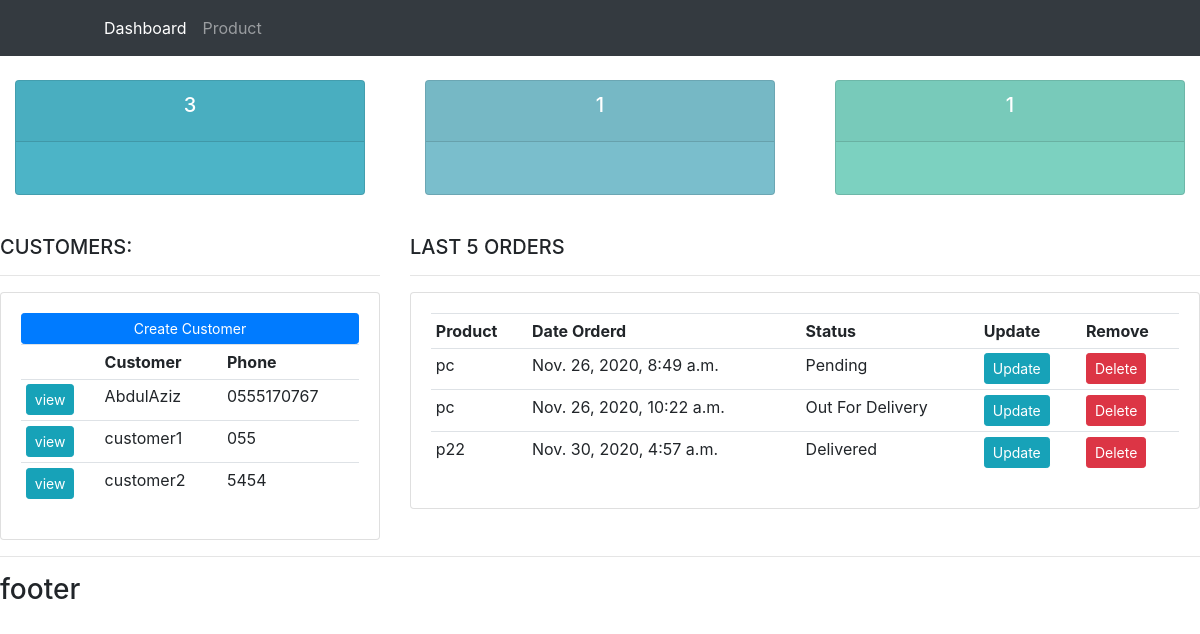
The app's page /, older data.
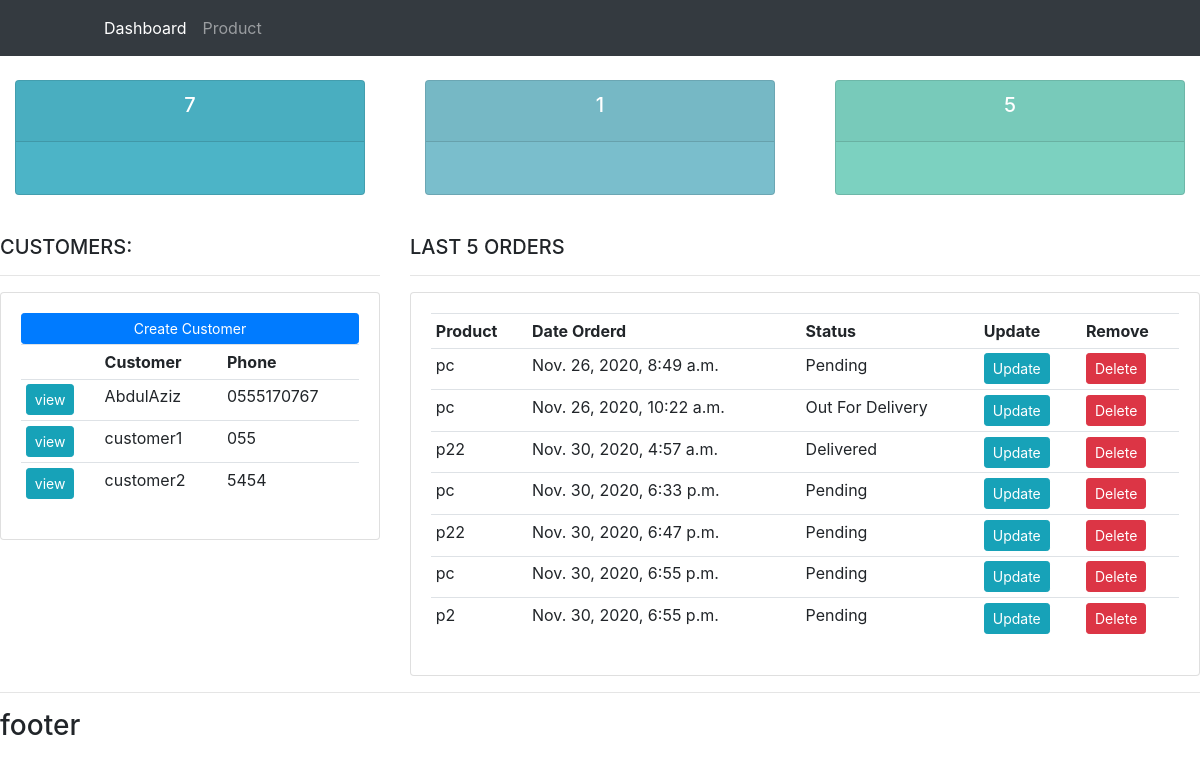
The same page, newer data.
### accounts/models.py (models this page shows, shortened)
class Customer(models.Model):
    name = models.CharField(max_length=20,null=True)
    phone = models.CharField(max_length=20,null=True)
    email = models.EmailField(max_length=50,null=True)
    date_created = models.DateTimeField(auto_now_add=True)

class Order(models.Model):
    STATUS=(
        ('Pending','Pending'),
        ('Out For Delivery','Out For Delivery'),
        ('Delivered','Delivered'),
    )
    customer = models.ForeignKey(Customer,null=True, on_delete=models.SET_NULL)
    product = models.ForeignKey(Product,null=True, on_delete=models.SET_NULL)
    status = models.CharField(max_length = 150,null=True,choices=STATUS)
    date_created = models.DateTimeField(auto_now_add=True,null=True)
    note = models.CharField(max_length=1000,null=True)

class Product(models.Model):
    CATEGORY=(
        ('Indoor','Indoor'),
        ('Outdoor','Outdoor'),
    )
    name = models.CharField(max_length = 200,null=True)
    price = models.FloatField(null=True)
    category = models.CharField(max_length = 200,null=True,choices=CATEGORY)
    description = models.CharField(max_length = 200,null=True,blank=True)
    date_created = models.DateTimeField(auto_now_add=True,null=True)
    tags = models.ManyToManyField(Tag)
    def __str__(self):
        return self.name

### accounts/views.py (the view)
# urls.py: path('', views.home, name='home'),
def home(request):
    orders = Order.objects.all()
    customers = Customer.objects.all()
    total_customers = customers.count()
    total_order = orders.count()
    delivered = orders.filter(status='Delivered').count()
    pinding  = orders.filter(status='Pending').count()
    context = {
        'orders' :orders,
        'customers' :customers,
        'total_customers':total_customers,
        'total_order':total_order,
        'delivered':delivered,
        'pinding':pinding,
        }
    return render(request,'accounts/dashboard.html', context)

### templates/accounts/dashboard.html
{%  extends 'accounts/main.html' %}
{% block content %}
{%  include 'accounts/status.html' %}
<br>
<div class="row">
	<div class="col-md-4">
		<h5>CUSTOMERS:</h5>
		<hr>
		<div class="card card-body">
			<a class="btn btn-primary  btn-sm btn-block" href="">Create Customer</a>
			<table class="table table-sm">
				<tr>
					<th></th>
					<th>Customer</th>
					<th>Phone</th>
				</tr>
				{% for customer in customers %}
					<tr>
						<td><a class="btn btn-sm btn-info" href="{% url 'customer' customer.id %}">view</a></td>
						<td>{{customer.name}}</td>
						<td>{{customer.phone}}</td>
					</tr>
				{% endfor %}
			</table>
		</div>
	</div>
	<div class="col-md-8">
		<h5>LAST 5 ORDERS</h5>
		<hr>
		<div class="card card-body">
			<table class="table table-sm">
				<tr>
					<th>Product</th>
					<th>Date Orderd</th>
					<th>Status</th>
					<th>Update</th>
					<th>Remove</th>
				</tr>
				{% for order in orders %}
					<tr>
						<td>{{order.product}}</td>
						<td>{{order.date_created}}</td>
						<td>{{order.status}}</td>
						<td><a class="btn btn-sm btn-info" href="{% url 'update_order' order.id %}">Update</a></td>
						<td><a class="btn btn-sm btn-danger" href="{% url 'delete_order' order.id %}">Delete</a></td>
					</tr>
				{% endfor %}
			</table>
		</div>
	</div>
</div>
{% endblock %}

### templates/accounts/main.html (shortened to what this page needs)
{% load static %}
<!DOCTYPE html>
<html lang="en">
<head>
    <link rel="stylesheet" href="{% static 'css\main.css' %}" >
    <link rel="stylesheet" href="{% static 'css\bootstrap.min.css' %}" >
</head>
<body>
    {% include 'accounts/navbar.html' %}
    {% block content %}
    {% endblock content %}
    <hr>
    <h3>footer</h3>
</body>
</html>

### templates/accounts/navbar.html (shortened to what this page needs)
{% load static %}
<nav class="navbar navbar-expand-lg navbar-dark bg-dark">
    <div class="collapse navbar-collapse" id="navbarNav">
      <ul class="navbar-nav">
        <li class="nav-item active">
          <a class="nav-link" href="{% url 'home' %}">Dashboard</a>
        </li>
        <li class="nav-item">
          <a class="nav-link" href="{% url 'products' %}">Product</a>
        </li>
      </ul>
    </div>
  </nav>

### templates/accounts/status.html (shortened to what this page needs)
<br>
<div class="row">
	<div class="col">
		<div class="col-md">
			<div class="card text-center text-white  mb-3" id="total-orders">
			  	<div class="card-header">
			  		<h5 class="card-title">{{total_order}}</h5>
			  	</div>
			  	<div class="card-body">
			  	</div>
			</div>
		</div>
	</div>
	<div class="col">
		<div class="col-md">
			<div class="card text-center text-white  mb-3" id="orders-delivered">
			  	<div class="card-header">
			  		<h5 class="card-title">{{delivered}}</h5>
			  	</div>
			  	<div class="card-body">
			  	</div>
			</div>
		</div>
	</div>
	<div class="col">
		<div class="col-md">
			<div class="card text-center text-white  mb-3" id="orders-pending">
			  	<div class="card-header">
			  		<h5 class="card-title">{{pinding}}</h5>
			  	</div>
			  	<div class="card-body">
			  	</div>
			</div>
		</div>
	</div>
</div>

### static/css/main.css (style rules this page uses)
body { background-color: #ebeff5; }
#total-orders { background-color: #4cb4c7; }
#orders-delivered { background-color: #7abecc; }
#orders-pending { background-color: #7cd1c0; }

Row changes from the older to the newer data that the page shows:
added Order: product "pc", date_created "Nov. 30, 2020, 6:33 p.m.", status "Pending"
added Order: product "p22", date_created "Nov. 30, 2020, 6:47 p.m.", status "Pending"
added Order: product "pc", date_created "Nov. 30, 2020, 6:55 p.m.", status "Pending"
added Order: product "p2", date_created "Nov. 30, 2020, 6:55 p.m.", status "Pending"
Text that changed along with them:
{{ total_order }}: "3" → "7"
{{ pinding }}: "1" → "5"
